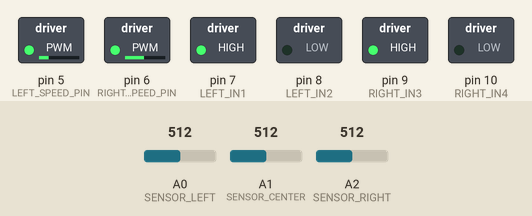
A sketch run on a simulated Arduino Uno, built with avr-gcc and run on an emulated ATmega328P. On the bench: switched loads named in the sketch (green lamp = pin HIGH). The inputs (shaded band) are chosen by the test bench; at power-on: A0 (SENSOR_LEFT) = 512, A2 (SENSOR_RIGHT) = 512, A1 (SENSOR_CENTER) = 512.

Above: at 1.2 s.
1.3 s: A0 (SENSOR_LEFT) set to 484
At 1.8 s:
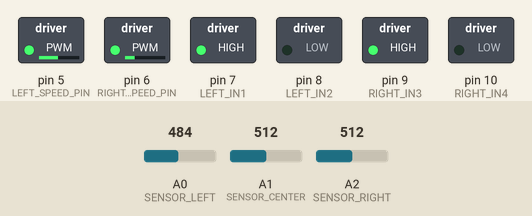
2.8 s: A2 (SENSOR_RIGHT) set to 492
At 4.0 s:
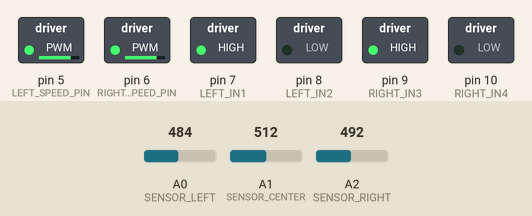
4.3 s: A1 (SENSOR_CENTER) set to 494
At 5.3 s:
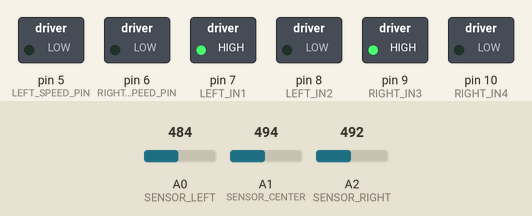
5.8 s: A1 (SENSOR_CENTER) set to 510
At 6.4 s:
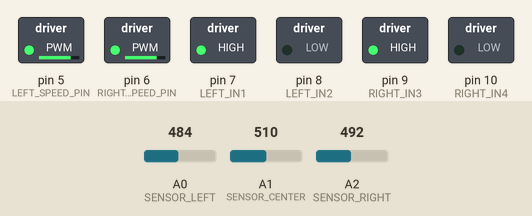
7.3 s: A1 (SENSOR_CENTER) set to 490
At 8.7 s:
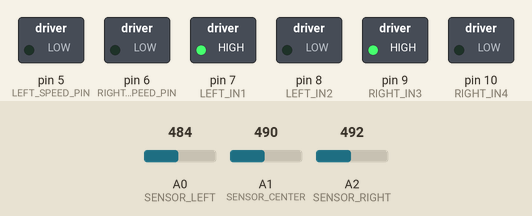
Timing chart, 0 to 9.8 s (numbered marks = the images above; inputs shaded):
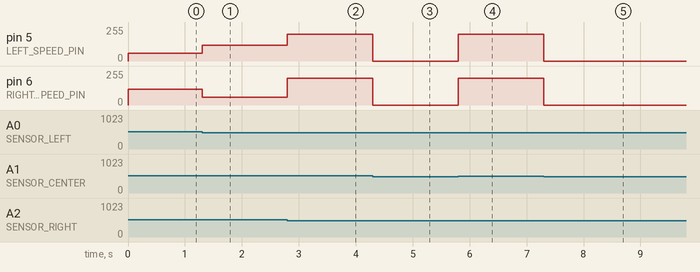

The sketch:

robot.ino
```cpp
// robot.ino — line-following robot
// Arduino Uno + L298N motor driver + 3 infrared line sensors

int SPEED = 200;       // speed on straights (0-255)
int TURN_SPEED = 120;  // speed in turns
int THRESHOLD = 500;   // sensor threshold: above this counts as the black line

// L298N motor driver pins
const int LEFT_SPEED_PIN = 5;   // ENA (PWM)
const int RIGHT_SPEED_PIN = 6;  // ENB (PWM)
const int LEFT_IN1 = 7;
const int LEFT_IN2 = 8;
const int RIGHT_IN3 = 9;
const int RIGHT_IN4 = 10;

// Line sensors
const int SENSOR_LEFT = A0;
const int SENSOR_CENTER = A1;
const int SENSOR_RIGHT = A2;

void setup() {
  pinMode(LEFT_SPEED_PIN, OUTPUT);   // left motor
  pinMode(RIGHT_SPEED_PIN, OUTPUT);  // right motor
  pinMode(LEFT_IN1, OUTPUT);
  pinMode(LEFT_IN2, OUTPUT);
  pinMode(RIGHT_IN3, OUTPUT);
  pinMode(RIGHT_IN4, OUTPUT);

  // Both motors turn forward
  digitalWrite(LEFT_IN1, HIGH);
  digitalWrite(LEFT_IN2, LOW);
  digitalWrite(RIGHT_IN3, HIGH);
  digitalWrite(RIGHT_IN4, LOW);
}

void loop() {
  bool leftOnLine = analogRead(SENSOR_LEFT) > THRESHOLD;
  bool centerOnLine = analogRead(SENSOR_CENTER) > THRESHOLD;
  bool rightOnLine = analogRead(SENSOR_RIGHT) > THRESHOLD;

  if (leftOnLine) {
    motors(TURN_SPEED / 2, TURN_SPEED);  // line on the left: turn left
  } else if (rightOnLine) {
    motors(TURN_SPEED, TURN_SPEED / 2);  // line on the right: turn right
  } else if (centerOnLine) {
    motors(SPEED, SPEED);                // line in the middle: go straight
  } else {
    motors(0, 0);                        // line lost: stop
  }
}

void motors(int leftSpeed, int rightSpeed) {
  analogWrite(LEFT_SPEED_PIN, leftSpeed);
  analogWrite(RIGHT_SPEED_PIN, rightSpeed);
}
```

Measured:
- the behaviour switches between 501 and 500 on A0 (SENSOR_LEFT) (found by bisection; images 0 and 1)
- the behaviour switches between 501 and 500 on A2 (SENSOR_RIGHT) (found by bisection; images 1 and 2)
- the behaviour switches between 501 and 500 on A1 (SENSOR_CENTER) (found by bisection; images 2 and 3)
- after the input at 1.3 s, pin 5 (LEFT_SPEED_PIN): 60/255 → 120/255 at once; pin 6 (RIGHT_SPEED_PIN): 120/255 → 60/255 at once
- after the input at 2.8 s, pin 5 (LEFT_SPEED_PIN): 120/255 → 200/255 at once; pin 6 (RIGHT_SPEED_PIN): 60/255 → 200/255 at once
- after the input at 4.3 s, pin 5 (LEFT_SPEED_PIN), pin 6 (RIGHT_SPEED_PIN): 200/255 → 0/255 at once
- after the input at 5.8 s, pin 5 (LEFT_SPEED_PIN), pin 6 (RIGHT_SPEED_PIN): 0/255 → 200/255 at once
- after the input at 7.3 s, pin 5 (LEFT_SPEED_PIN), pin 6 (RIGHT_SPEED_PIN): 200/255 → 0/255 at once
